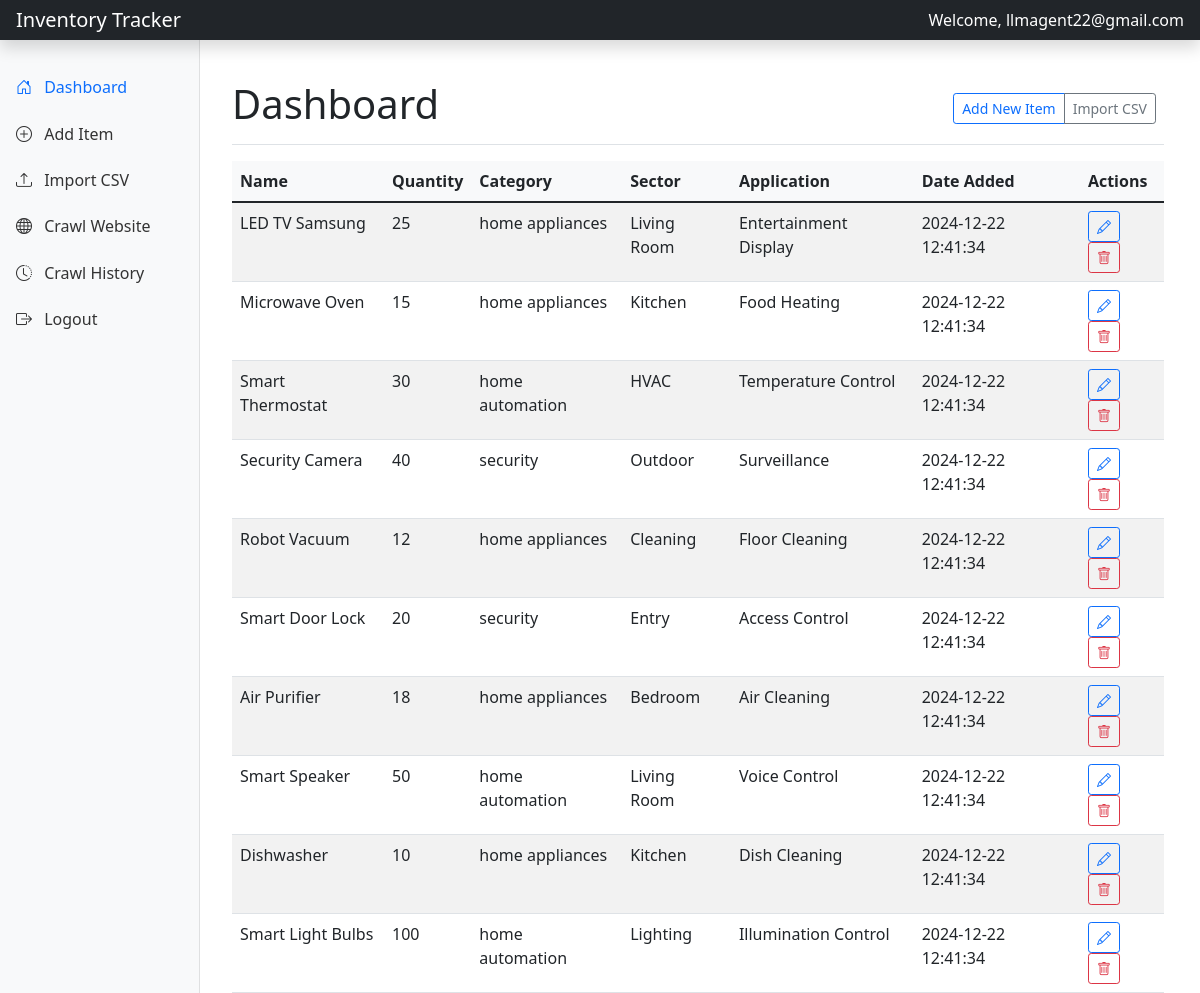
The page /dashboard (signed in) on the database as committed earlier.
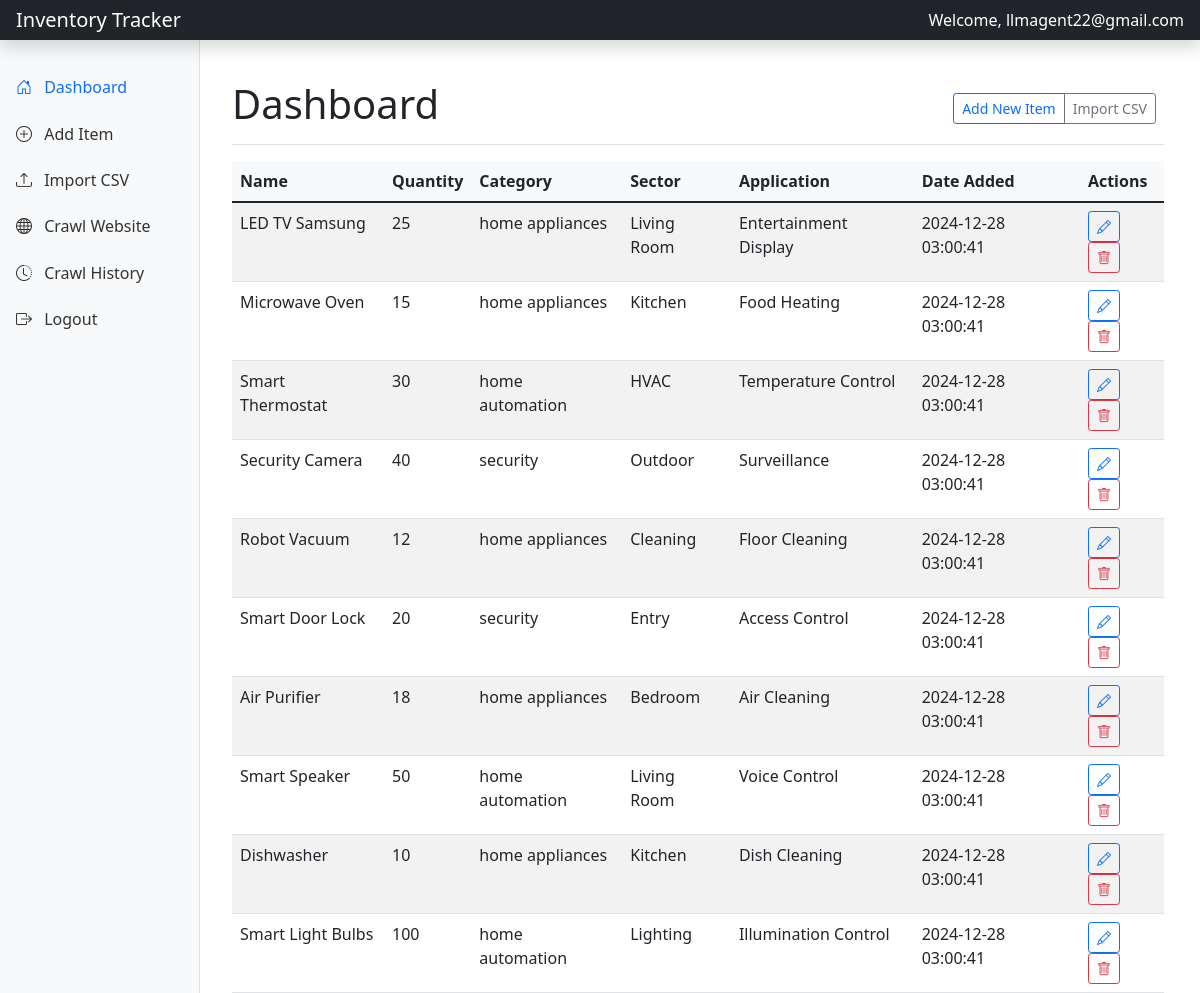
The same page on the database as committed later.
### tables this page shows
CREATE TABLE inventory (
            id INTEGER PRIMARY KEY AUTOINCREMENT,
            name TEXT NOT NULL,
            quantity INTEGER NOT NULL,
            category TEXT NOT NULL,
            sector TEXT NOT NULL,
            application TEXT NOT NULL,
            date_added TIMESTAMP DEFAULT CURRENT_TIMESTAMP,
            user_id INTEGER,
            FOREIGN KEY (user_id) REFERENCES users (id)
        );

### app.py (the view)
@app.route('/dashboard')
@login_required
def dashboard():
    try:
        conn = get_db_connection()
        items = conn.execute('SELECT * FROM inventory WHERE user_id = ? ORDER BY date_added DESC',
                           (session['user_id'],)).fetchall()
        conn.close()
        items_list = []
        for item in items:
            items_list.append({
                'id': item['id'],
                'name': item['name'],
                'quantity': item['quantity'],
                'category': item['category'],
                'sector': item['sector'],
                'application': item['application'],
                'date_added': item['date_added']
            })
        return render_template('dashboard.html', items=items_list)
    except Exception as e:
        flash(f'Error loading dashboard: {str(e)}')
        return redirect(url_for('login'))

### app.py (called while the page is built)
def login_required(f):
    @wraps(f)
    def decorated_function(*args, **kwargs):
        if 'user_id' not in session:
            flash('Please log in first.')
            return redirect(url_for('login'))
        return f(*args, **kwargs)
    return decorated_function

def get_db_connection():
    conn = sqlite3.connect('inventory.db')
    conn.row_factory = sqlite3.Row
    return conn

### templates/dashboard.html (shortened to what this page needs)
{% extends 'base.html' %}
{% block content %}
<div class="container-fluid">
    <div class="row">
        {% include 'sidebar.html' %}
        <main class="col-md-9 ms-sm-auto col-lg-10 px-md-4">
            <div class="d-flex justify-content-between flex-wrap flex-md-nowrap align-items-center pt-3 pb-2 mb-3 border-bottom">
                <h1>Dashboard</h1>
                <div class="btn-toolbar mb-2 mb-md-0">
                    <div class="btn-group me-2">
                        <a href="{{ url_for('add_item') }}" class="btn btn-sm btn-outline-primary">Add New Item</a>
                        <a href="{{ url_for('upload_csv') }}" class="btn btn-sm btn-outline-secondary">Import CSV</a>
                    </div>
                </div>
            </div>
            <div class="table-responsive" id="inventory-table">
                {% if items %}
                    <table class="table table-striped table-hover">
                        <thead>
                            <tr>
                                <th>Name</th>
                                <th>Quantity</th>
                                <th>Category</th>
                                <th>Sector</th>
                                <th>Application</th>
                                <th>Date Added</th>
                                <th>Actions</th>
                            </tr>
                        </thead>
                        <tbody>
                            {% for item in items %}
                            <tr>
                                <td>{{ item['name'] }}</td>
                                <td>
                                    <span class="quantity-display">{{ item['quantity'] }}</span>
                                </td>
                                <td>{{ item['category'] }}</td>
                                <td>{{ item['sector'] }}</td>
                                <td>{{ item['application'] }}</td>
                                <td>{{ item['date_added'] }}</td>
                                <td>
                                    <button class="btn btn-sm btn-outline-primary edit-quantity"
                                            onclick="toggleQuantityEdit(this)">
                                        <i class="bi bi-pencil"></i>
                                    </button>
                                    <button class="btn btn-sm btn-outline-danger"
                                            hx-delete="{{ url_for('delete_item', item_id=item['id']) }}"
                                            hx-confirm="Are you sure you want to delete this item?"
                                            hx-target="closest tr">
                                        <i class="bi bi-trash"></i>
                                    </button>
                                </td>
                            </tr>
                            {% endfor %}
                        </tbody>
                    </table>
                {% else %}
                    <div class="alert alert-info" role="alert">
                        No items found. Start by adding some items to your inventory!
                    </div>
                {% endif %}
            </div>
        </main>
    </div>
</div>
{% endblock %}

### templates/base.html (shortened to what this page needs)
<!DOCTYPE html>
<html lang="en">
<head>
    <link href="https://cdn.jsdelivr.net/npm/bootstrap@5.1.3/dist/css/bootstrap.min.css" rel="stylesheet">
    <link rel="stylesheet" href="https://cdn.jsdelivr.net/npm/bootstrap-icons@1.7.2/font/bootstrap-icons.css">
    <link rel="stylesheet" href="{{ url_for('static', filename='css/styles.css') }}">
</head>
<body>
    {% if session.get('user_id') %}
    <header class="navbar navbar-dark sticky-top bg-dark flex-md-nowrap p-0 shadow">
        <a class="navbar-brand col-md-3 col-lg-2 me-0 px-3" href="{{ url_for('dashboard') }}">Inventory Tracker</a>
        <div class="navbar-nav">
            <div class="nav-item text-nowrap">
                <span class="nav-link px-3 text-white">Welcome, {{ session.get('username') }}</span>
            </div>
        </div>
    </header>
    {% endif %}
    <div class="container-fluid">
        {% block content %}{% endblock %}
    </div>
</body>
</html>

### templates/sidebar.html
<nav id="sidebar" class="col-md-3 col-lg-2 d-md-block bg-light sidebar collapse">
    <div class="position-sticky pt-3">
        <ul class="nav flex-column">
            <li class="nav-item">
                <a class="nav-link {{ 'active' if request.endpoint == 'dashboard' }}"
                   href="{{ url_for('dashboard') }}">
                    <i class="bi bi-house-door"></i> Dashboard
                </a>
            </li>
            <li class="nav-item">
                <a class="nav-link {{ 'active' if request.endpoint == 'add_item' }}"
                   href="{{ url_for('add_item') }}">
                    <i class="bi bi-plus-circle"></i> Add Item
                </a>
            </li>
            <li class="nav-item">
                <a class="nav-link {{ 'active' if request.endpoint == 'upload_csv' }}"
                   href="{{ url_for('upload_csv') }}">
                    <i class="bi bi-upload"></i> Import CSV
                </a>
            </li>
            <li class="nav-item">
                <a class="nav-link {{ 'active' if request.endpoint == 'crawl_website' }}"
                   href="{{ url_for('crawl_website') }}">
                    <i class="bi bi-globe"></i> Crawl Website
                </a>
            </li>
            <li class="nav-item">
                <a class="nav-link {{ 'active' if request.endpoint == 'crawl_history' }}"
                   href="{{ url_for('crawl_history') }}">
                    <i class="bi bi-clock-history"></i> Crawl History
                </a>
            </li>
            <li class="nav-item">
                <a class="nav-link" href="{{ url_for('logout') }}">
                    <i class="bi bi-box-arrow-right"></i> Logout
                </a>
            </li>
        </ul>
    </div>
</nav>

### static/css/styles.css (style rules this page uses)
.sidebar { position: fixed; top: 0; bottom: 0; left: 0; z-index: 100; padding: 48px 0 0; box-shadow: inset -1px 0 0 rgba(0, 0, 0, .1); }
.sidebar .nav-link { font-weight: 500; color: #333; padding: 0.5rem 1rem; margin: 0.2rem 0; }
.sidebar .nav-link.active { color: #0d6efd; }
.sidebar .nav-link i { margin-right: 0.5rem; }
main { padding-top: 1.5rem; }
.table { margin-bottom: 0; }
.table th { border-top: none; background-color: #f8f9fa; }
.bi { line-height: 1; }

### templates/base.html (style rules this page uses)
.sidebar { position: fixed; top: 0; bottom: 0; left: 0; z-index: 100; padding: 48px 0 0; box-shadow: inset -1px 0 0 rgba(0, 0, 0, .1); }
main { padding-top: 1.5rem; }
@media (min-width: 768px) { main { margin-left: 240px; } }

Rows that differ between the two databases and show on the page:
changed inventory "LED TV Samsung": date_added "2024-12-22 12:41:34" → "2024-12-28 03:00:41"
changed inventory "Microwave Oven": date_added "2024-12-22 12:41:34" → "2024-12-28 03:00:41"
changed inventory "Smart Thermostat": date_added "2024-12-22 12:41:34" → "2024-12-28 03:00:41"
changed inventory "Security Camera": date_added "2024-12-22 12:41:34" → "2024-12-28 03:00:41"
changed inventory "Robot Vacuum": date_added "2024-12-22 12:41:34" → "2024-12-28 03:00:41"
changed inventory "Smart Door Lock": date_added "2024-12-22 12:41:34" → "2024-12-28 03:00:41"
changed inventory "Air Purifier": date_added "2024-12-22 12:41:34" → "2024-12-28 03:00:41"
changed inventory "Smart Speaker": date_added "2024-12-22 12:41:34" → "2024-12-28 03:00:41"
changed inventory "Dishwasher": date_added "2024-12-22 12:41:34" → "2024-12-28 03:00:41"
changed inventory "Smart Light Bulbs": date_added "2024-12-22 12:41:34" → "2024-12-28 03:00:41"
